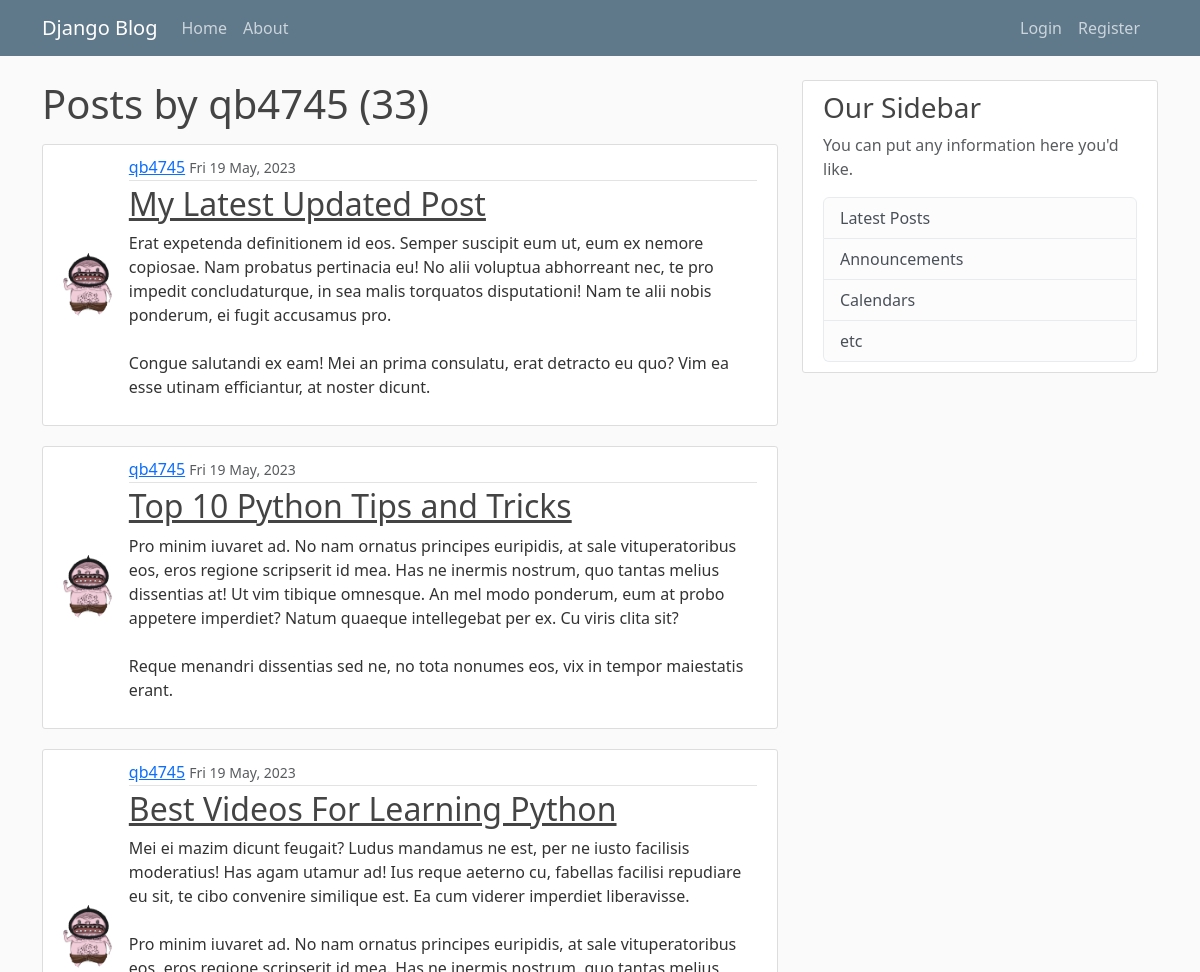
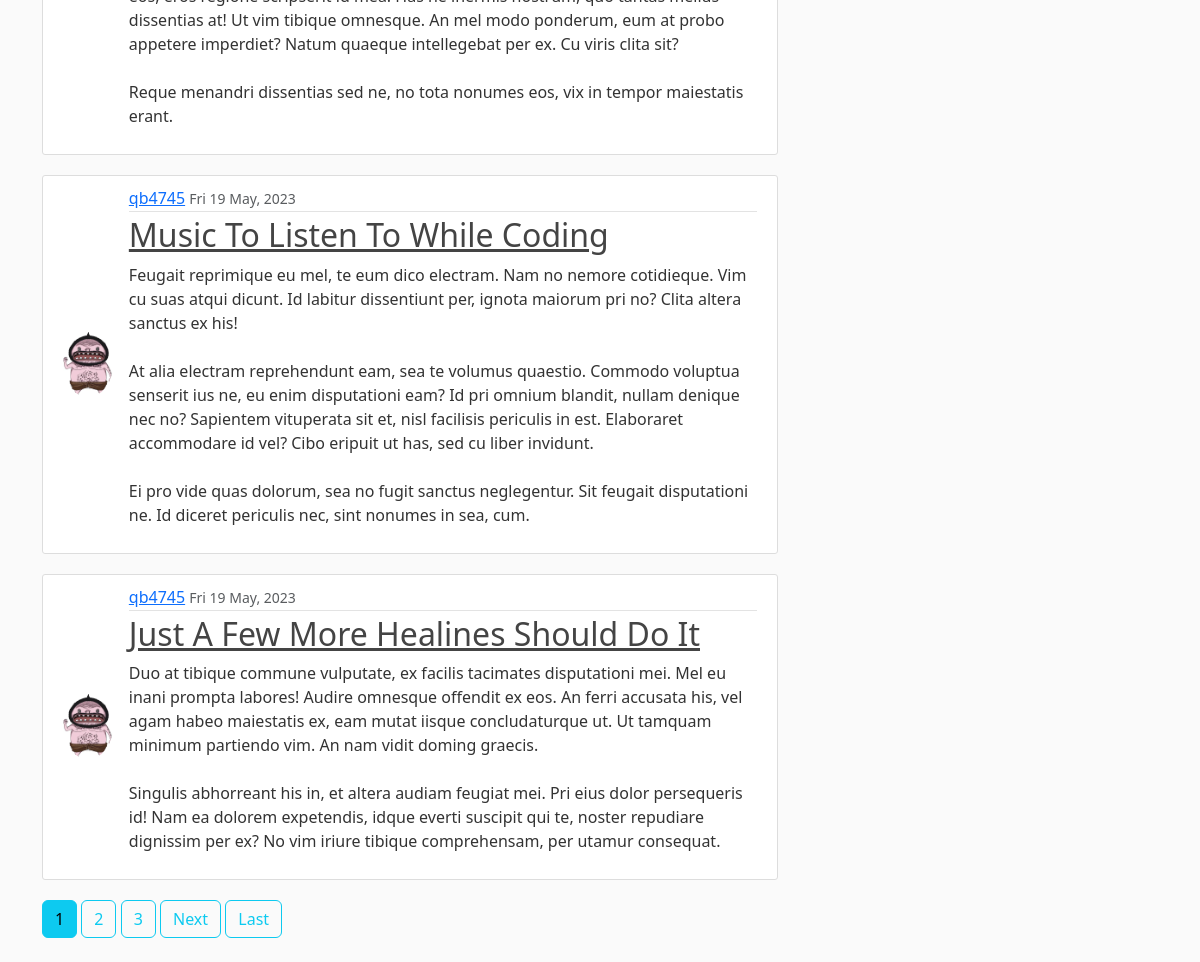
The page /user/qb4745 on the database its author committed (2 pictures, top to bottom).
### blog/models.py (models this page shows, shortened)
class Post(models.Model):
    title = models.CharField(max_length=100)
    content = models.TextField()
    date_posted = models.DateTimeField(default=timezone.now)
    author = models.ForeignKey(User, on_delete=models.CASCADE)

### users/models.py (models this page shows, shortened)
class Profile(models.Model):
    user = models.OneToOneField(User, on_delete=models.CASCADE)
    image = models.ImageField(default="default.jpg", upload_to="profile_pics")

### blog/views.py (the view)
# urls.py: path("user/<str:username>", UserPostListView.as_view(), name="user-posts"),
class UserPostListView(ListView):
    model = Post
    template_name = "blog/user_posts.html"  # <app>/<model>_<viewtype>.html
    context_object_name = "posts"
    ordering = ["-date_posted"]
    paginate_by = 5
    def get_queryset(self):
        user = get_object_or_404(User, username=self.kwargs.get("username"))
        return Post.objects.filter(author=user).order_by("-date_posted")

### blog/templates/blog/user_posts.html (shortened to what this page needs)
{% extends "blog/base.html"%}
{% block content %}
    <h1 class="mb-3">Posts by {{ view.kwargs.username }} ({{ page_obj.paginator.count }})</h1>
	{% for post in posts%}
		<article class="media content-section profile-media-body">
			<img
				class="rounded-circle article-img"
				src="{{ post.author.profile.image.url }}"
			/>
			<div class="media-body">
				<div class="article-metadata">
					<a class="mr-2" href="{% url 'user-posts' post.author.username %}">{{ post.author }}</a>
					<small class="text-muted"
						>{{ post.date_posted|date:"D d M, Y" }}</small
					>
				</div>
				<h2>
					<a class="article-title" href="{% url 'post-detail' post.id %}"
						>{{ post.title }}</a
					>
				</h2>
				<p class="article-content">{{ post.content }}</p>
			</div>
		</article>
	{% endfor%}
	{% if is_paginated %}
		{% for num in page_obj.paginator.page_range %}
			{% if page_obj.number == num %}
				<a class="btn btn-info mb-4" href="?page={{ num }}">{{ num }}</a>
			{% elif num > page_obj.number|add:"-3" and num < page_obj.number|add:"3" %}
				<a class="btn btn-outline-info mb-4" href="?page={{ num }}">{{ num }}</a>
			{% endif %}
		{% endfor %}
		{% if page_obj.has_next %}
			<a
				class="btn btn-outline-info mb-4"
				href="?page={{ page_obj.next_page_number }}"
				>Next</a
			>
			<a
				class="btn btn-outline-info mb-4"
				href="?page={{ page_obj.paginator.num_pages }}"
				>Last</a
			>
		{% endif %}
	{% endif %}
{% endblock content %}

### blog/static/blog/main.css (style rules this page uses)
body { background: #fafafa; color: #333333; margin-top: 5rem; }
h1, h2, h3, h4, h5, h6 { color: #444444; }
.content-section { background: #ffffff; padding: 10px 20px; border: 1px solid #dddddd; border-radius: 3px; margin-bottom: 20px; }
.article-title { color: #444444; }
.article-content { white-space: pre-line; }
.article-img { height: 65px; width: 65px; margin-right: 16px; }
.article-metadata { padding-bottom: 1px; margin-bottom: 4px; border-bottom: 1px solid #e3e3e3 }
.profile-media-body { display: flex; align-items: center; }

### rows shown on the page
Post: author.profile.image (picture), author "qb4745", date_posted "Fri 19 May, 2023", title "My Latest Updated Post", content "Erat expetenda definitionem id eos. Semper suscipit eum ut, eum ex nemore copiosae. Nam probatus pertinacia eu! No alii voluptua abhorreant nec, te pro impedit concludaturque, in sea malis torquatos disputationi! Nam te alii nobis ponderum, ei fugit accusamus pro. Congue salutandi ex eam! Mei an prima consulatu, erat detracto eu quo? Vim ea esse utinam efficiantur, at noster dicunt."
Post: author.profile.image (picture), author "qb4745", date_posted "Fri 19 May, 2023", title "Top 10 Python Tips and Tricks", content "Pro minim iuvaret ad. No nam ornatus principes euripidis, at sale vituperatoribus eos, eros regione scripserit id mea. Has ne inermis nostrum, quo tantas melius dissentias at! Ut vim tibique omnesque. An mel modo ponderum, eum at probo appetere imperdiet? Natum quaeque intellegebat per ex. Cu viris clita sit? Reque menandri dissentias sed ne, no tota nonumes eos, vix in tempor maiestatis erant."
Post: author.profile.image (picture), author "qb4745", date_posted "Fri 19 May, 2023", title "Best Videos For Learning Python", content "Mei ei mazim dicunt feugait? Ludus mandamus ne est, per ne iusto facilisis moderatius! Has agam utamur ad! Ius reque aeterno cu, fabellas facilisi repudiare eu sit, te cibo convenire similique est. Ea cum viderer imperdiet liberavisse. Pro minim iuvaret ad. No nam ornatus principes euripidis, at sale vituperatoribus eos, eros regione scripserit id mea. Has ne inermis nostrum, quo tantas melius dissentias at! Ut vim tibique omnesque. An mel modo ponderum, eum at probo appetere imperdiet? Natum quaeque intellegebat per ex. Cu viris clita sit? Reque menandri dissentias sed ne, no tota nonumes eos, vix in tempor maiestatis erant."
Post: author.profile.image (picture), author "qb4745", date_posted "Fri 19 May, 2023", title "Music To Listen To While Coding", content "Feugait reprimique eu mel, te eum dico electram. Nam no nemore cotidieque. Vim cu suas atqui dicunt. Id labitur dissentiunt per, ignota maiorum pri no? Clita altera sanctus ex his! At alia electram reprehendunt eam, sea te volumus quaestio. Commodo voluptua senserit ius ne, eu enim disputationi eam? Id pri omnium blandit, nullam denique nec no? Sapientem vituperata sit et, nisl facilisis periculis in est. Elaboraret accommodare id vel? Cibo eripuit ut has, sed cu liber invidunt. Ei pro vide quas dolorum, sea no fugit sanctus neglegentur. Sit feugait disputationi ne. Id diceret periculis nec, sint nonumes in sea, cum."
Post: author.profile.image (picture), author "qb4745", date_posted "Fri 19 May, 2023", title "Just A Few More Healines Should Do It", content "Duo at tibique commune vulputate, ex facilis tacimates disputationi mei. Mel eu inani prompta labores! Audire omnesque offendit ex eos. An ferri accusata his, vel agam habeo maiestatis ex, eam mutat iisque concludaturque ut. Ut tamquam minimum partiendo vim. An nam vidit doming graecis. Singulis abhorreant his in, et altera audiam feugiat mei. Pri eius dolor persequeris id! Nam ea dolorem expetendis, idque everti suscipit qui te, noster repudiare dignissim per ex? No vim iriure tibique comprehensam, per utamur consequat."

### other values the page prints
{{ view.kwargs.username }} "qb4745"
{{ page_obj.paginator.count }} "33"
{{ num }} "1"
{{ num }} "2" "3"
